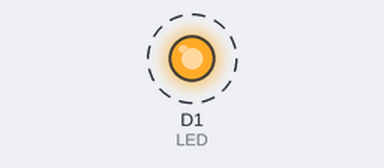
This sketch was run on a simulated ESP8266 (NodeMCU). Shown: output pins drawn as LEDs (lit = HIGH). Dashed ring = blinking.

Above: at 0.5 s.
Timing chart, 0 to 4.6 s (numbered marks = the images above):
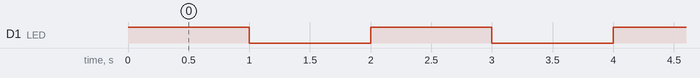

Measured:
- by itself, D1 (LED): alternates HIGH for 1.0 s and LOW for 1.0 s

The sketch:

LED_INTRO.ino
```cpp
const int LED = D1; //Assigning Pin 4 as the name LED
void setup()
{
  pinMode (LED, OUTPUT); //Declaring LED pin as an output

}

void loop()
{
  digitalWrite (LED, HIGH);     //Making LED HIGH
  delay(1000);            //Some delay
  digitalWrite (LED, LOW);      //Making LED LOW
  delay(1000);            //Some delay

}
```
